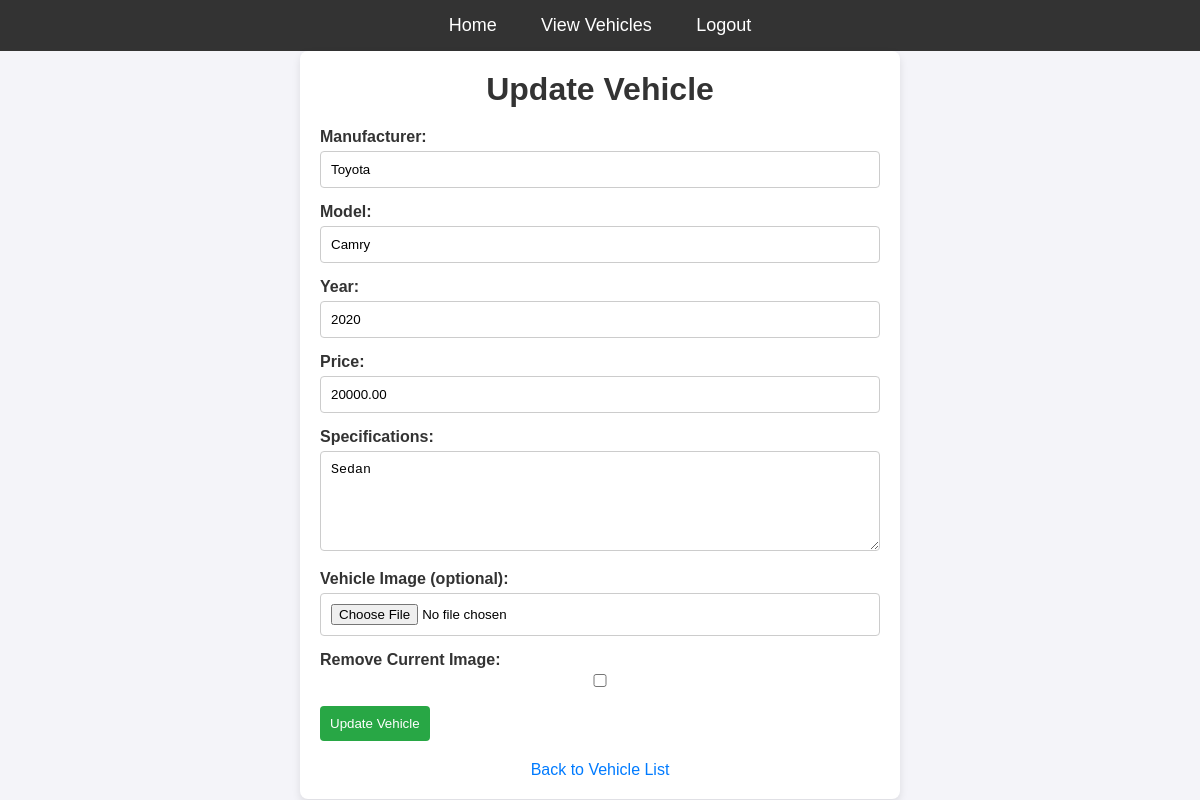
Screenshot of /update_vehicle.php?id=4 with the database file from the repository.
### tables this page shows
CREATE TABLE `vehicles` (
  `VehicleID` int(10) UNSIGNED NOT NULL,
  `Manufacturer` varchar(100) DEFAULT NULL,
  `Model` varchar(100) DEFAULT NULL,
  `Year` int(11) DEFAULT NULL,
  `Price` decimal(10,2) DEFAULT NULL,
  `Specifications` text DEFAULT NULL,
  `CategoryID` int(11) DEFAULT NULL,
  `Image` varchar(255) DEFAULT NULL
);

### update_vehicle.php (the view, shortened to what this page needs)
<?php
require_once 'config.php';
if ($_SERVER['REQUEST_METHOD'] === 'GET' && isset($_GET['id'])) {
    $vehicleID = filter_input(INPUT_GET, 'id', FILTER_VALIDATE_INT);
    $sql = "SELECT * FROM Vehicles WHERE VehicleID = :id";
    $stmt = $pdo->prepare($sql);
    $stmt->execute([':id' => $vehicleID]);
    $vehicle = $stmt->fetch(PDO::FETCH_ASSOC);
}
?>
<!DOCTYPE html>
<html lang="en">
<head>
</head>
<body>
    <nav class="navbar">
        <ul>
            <li><a href="index.php">Home</a></li>
            <li><a href="view_vehicles.php">View Vehicles</a></li>
            <li><a href="logout.php">Logout</a></li>
        </ul>
    </nav>
    <div class="container">
        <h1>Update Vehicle</h1>
        <form action="update_vehicle.php" method="POST" class="form-container" enctype="multipart/form-data">
            <div class="form-group">
                <label for="Manufacturer">Manufacturer:</label>
                <input type="text" name="Manufacturer" id="Manufacturer" value="<?= htmlspecialchars($vehicle['Manufacturer']) ?>" required>
            </div>
            <div class="form-group">
                <label for="Model">Model:</label>
                <input type="text" name="Model" id="Model" value="<?= htmlspecialchars($vehicle['Model']) ?>" required>
            </div>
            <div class="form-group">
                <label for="Year">Year:</label>
                <input type="number" name="Year" id="Year" value="<?= htmlspecialchars($vehicle['Year']) ?>" required>
            </div>
            <div class="form-group">
                <label for="Price">Price:</label>
                <input type="number" name="Price" id="Price" value="<?= htmlspecialchars($vehicle['Price']) ?>" required>
            </div>
            <div class="form-group">
                <label for="Specifications">Specifications:</label>
                <textarea name="Specifications" id="Specifications" required><?= htmlspecialchars($vehicle['Specifications']) ?></textarea>
            </div>
            <div class="form-group">
                <label for="Image">Vehicle Image (optional):</label>
                <input type="file" name="Image" id="Image" accept="image/*">
            </div>
            <div class="form-group">
    <label for="RemoveImage">Remove Current Image:</label>
    <input type="checkbox" name="RemoveImage" id="RemoveImage" value="1">
</div>
            <div class="form-actions">
                <button type="submit" class="submit-btn">Update Vehicle</button>
            </div>
        </form>
        <div class="back-link">
            <a href="read.php">Back to Vehicle List</a>
        </div>
    </div>
</body>
</html>

### update_vehicle.php (style rules this page uses)
* { margin: 0; padding: 0; box-sizing: border-box; }
body { font-family: Arial, sans-serif; background-color: #f4f4f9; }
.navbar { background-color: #333; padding: 15px; text-align: center; }
.navbar ul { list-style: none; }
.navbar ul li { display: inline; margin: 0 20px; }
.navbar ul li a { color: white; text-decoration: none; font-size: 18px; }
.container { width: 50%; margin: 0 auto; background-color: #fff; padding: 20px; border-radius: 8px; box-shadow: 0 4px 8px rgba(0, 0, 0, 0.1); }
h1 { text-align: center; color: #333; margin-bottom: 20px; }
.form-container { display: flex; flex-direction: column; }
.form-group { margin-bottom: 15px; }
.form-group label { font-weight: bold; color: #333; }
.form-group input, .form-group textarea { width: 100%; padding: 10px; margin-top: 5px; border: 1px solid #ccc; border-radius: 4px; }
.form-group textarea { height: 100px; resize: vertical; }
.submit-btn { background-color: #28a745; color: white; padding: 10px; border: none; border-radius: 4px; cursor: pointer; }
.back-link { text-align: center; margin-top: 20px; }
.back-link a { color: #007bff; text-decoration: none; }

### rows the page displays
vehicles: Manufacturer "Toyota", Model "Camry", Year "2020", Price "20000.00", Specifications "Sedan"
